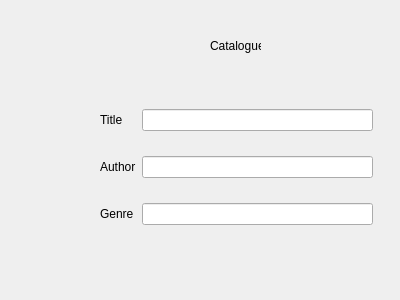
<?xml version="1.0" encoding="UTF-8"?>
<ui version="4.0">
 <class>Dialog</class>
 <widget class="QDialog" name="Dialog">
  <property name="geometry">
   <rect>
    <x>0</x>
    <y>0</y>
    <width>400</width>
    <height>300</height>
   </rect>
  </property>
  <property name="windowTitle">
   <string>Dialog</string>
  </property>
  <widget class="QWidget" name="gridLayoutWidget">
   <property name="geometry">
    <rect>
     <x>100</x>
     <y>90</y>
     <width>273</width>
     <height>154</height>
    </rect>
   </property>
   <layout class="QGridLayout" name="gridLayout">
    <item row="0" column="1">
     <widget class="QLineEdit" name="lineEdit"/>
    </item>
    <item row="1" column="0">
     <widget class="QLabel" name="label_4">
      <property name="text">
       <string>Author</string>
      </property>
     </widget>
    </item>
    <item row="1" column="1">
     <widget class="QLineEdit" name="lineEdit_2"/>
    </item>
    <item row="0" column="0">
     <widget class="QLabel" name="label_3">
      <property name="text">
       <string>Title</string>
      </property>
     </widget>
    </item>
    <item row="2" column="0">
     <widget class="QLabel" name="label_2">
      <property name="text">
       <string>Genre</string>
      </property>
     </widget>
    </item>
    <item row="2" column="1">
     <widget class="QLineEdit" name="lineEdit_3"/>
    </item>
   </layout>
  </widget>
  <widget class="QLabel" name="label">
   <property name="geometry">
    <rect>
     <x>210</x>
     <y>30</y>
     <width>51</width>
     <height>31</height>
    </rect>
   </property>
   <property name="text">
    <string>Catalogue</string>
   </property>
  </widget>
 </widget>
 <resources/>
 <connections/>
</ui>
